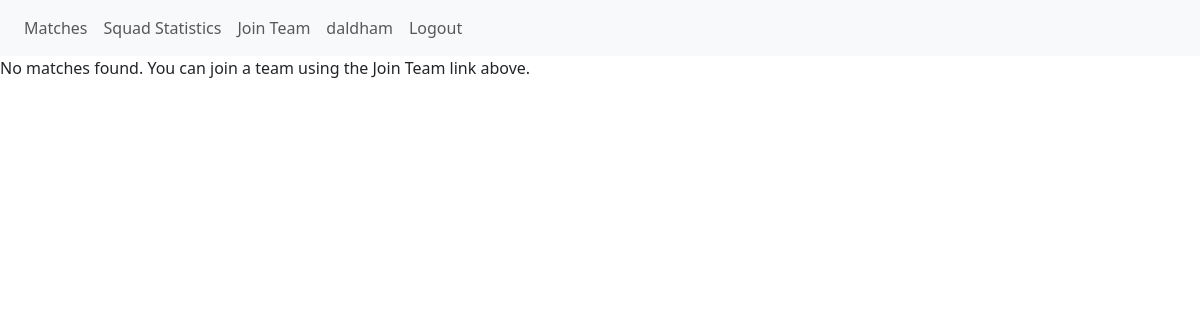
The page /matches/ (signed in) on the database as committed earlier.
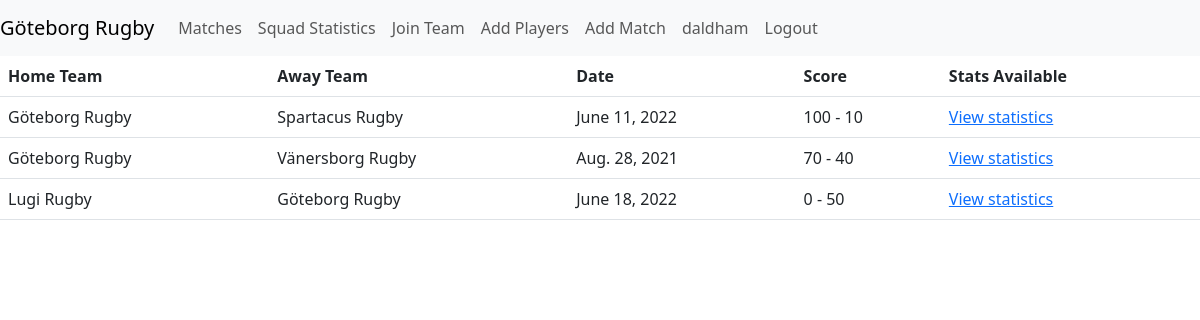
The same page on the database as committed later.
### stats/models.py (models this page shows, shortened)
class MyUser(AbstractUser):
    coach = models.BooleanField(default=False)
    team = models.ForeignKey(Team, on_delete=models.CASCADE, null=True, blank=True)
    @property
    def is_coach(self):
        return self.coach

class Team(models.Model):
    name = models.CharField(max_length=30)
    invite_code = models.CharField(max_length=10, null=True, blank=True)
    def __str__(self):
        return self.name

class Match(models.Model):
    home_team = models.ForeignKey(Team, on_delete=models.CASCADE, related_name='home_matches')
    away_team = models.ForeignKey(Team, on_delete=models.CASCADE, related_name='away_matches')
    date = models.DateField()
    home_score = models.IntegerField(default=0)
    away_score = models.IntegerField(default=0)

### stats/views.py (the view)
# urls.py: path('matches/', views.matches, name='matches'),
def matches(request):
    user_team = request.user.team
    matches = Match.objects.filter(Q(home_team=user_team) | Q(away_team=user_team))
    return render(request, 'matches.html', {'matches': matches})

### stats/templates/matches.html
{% extends 'base.html' %}
{% block content %}
{% if matches %}
  <table class="table">
    <thead>
      <tr>
        <th>Home Team</th>
        <th>Away Team</th>
        <th>Date</th>
        <th>Score</th>
        <th>Stats Available</th>
      </tr>
    </thead>
    <tbody>
      {% for match in matches %}
        <tr>
          <td>{{ match.home_team }}</td>
          <td>{{ match.away_team }}</td>
          <td>{{ match.date }}</td>
          <td>{{ match.home_score }} - {{ match.away_score }}</td>
          <td><a href="{% url 'player_statistics' match.id %}">View statistics</a></td>
        </tr>
      {% endfor %}
    </tbody>
  </table>
{% else %}
  <p>No matches found. You can join a team using the Join Team link above.</p>
{% endif %}
{% endblock %}

### stats/templates/base.html (shortened to what this page needs)
<!doctype html>
<html lang="en">
  <head>
    <link href="https://cdn.jsdelivr.net/npm/bootstrap@5.3.0-alpha1/dist/css/bootstrap.min.css" rel="stylesheet">
  </head>
  <body>
    <nav class="navbar navbar-expand-lg navbar-light bg-light">
        <div class="navbar-brand">
            {% if user.is_authenticated %}
                {{ user.team.name }}
            {% endif %}
        </div>
        <div class="collapse navbar-collapse" id="navbarNav">
            <ul class="navbar-nav mr-auto">
                <li class="nav-item">
                    <a class="nav-link" href="{% url 'matches' %}">Matches</a>
                </li>
                <li class="nav-item">
                    <a class="nav-link" href="{% url 'squad' %}">Squad Statistics</a>
                </li>
                <li class="nav-item">
                    <a class="nav-link" href="{% url 'join' %}">Join Team</a>
                </li>
                {% if user.is_authenticated and user.is_coach %}
                    <li class="nav-item">
                        <a class="nav-link" href="{% url 'add_players' %}">Add Players</a>
                    </li>
                    <li class="nav-item">
                        <a class="nav-link" href="{% url 'add_match' %}">Add Match</a>
                    </li>
                {% endif %}
            </ul>
            <ul class="navbar-nav">
                {% if user.is_authenticated %}
                <li class="nav-item">
                    <a class="nav-link" href="{% url 'index' %}">{{ user.username }}</a>
                </li>
                <li class="nav-item">
                    <a class="nav-link" href="{% url 'logout' %}">Logout</a>
                </li>
                {% endif %}
            </ul>
        </div>
    </nav>
    {% block content %}{% endblock %}
  </body>
</html>

Rows that differ between the two databases and show on the page:
changed MyUser "daldham": team.name (not shown) → "Göteborg Rugby"; coach False → True (drawn)
added Match: home_team "Göteborg Rugby", away_team "Spartacus Rugby", date "June 11, 2022", home_score "100", away_score "10"
added Match: home_team "Göteborg Rugby", away_team "Vänersborg Rugby", date "Aug. 28, 2021", home_score "70", away_score "40"
added Match: home_team "Lugi Rugby", away_team "Göteborg Rugby", date "June 18, 2022", home_score "0", away_score "50"
Other text that changed with them:
text no longer shown: "No matches found. You can join a team using the Join Team link above."
text now shown: "Add Players Add Match Home Team Away Team Date Score Stats Available"
